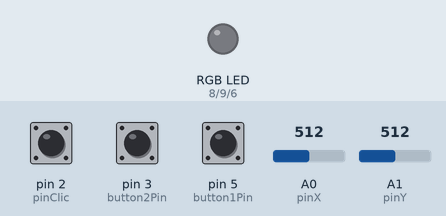
A sketch run on a simulated Arduino Leonardo, built with avr-gcc and run on an emulated ATmega32U4. Shown: an RGB LED mixed from three pins (HIGH = lit). Dashed ring = blinking. The inputs (shaded band) are chosen by the test bench; at power-on: pin 2 (pinClic) HIGH, pin 5 (button1Pin) HIGH, A0 (pinX) = 512, pin 3 (button2Pin) HIGH, A1 (pinY) = 512. USB keyboard and mouse output is not drawn.

Above: at 1.2 s.
1.3 s: pin 2 (pinClic) pulled LOW for 1 s
At 2.24 s:
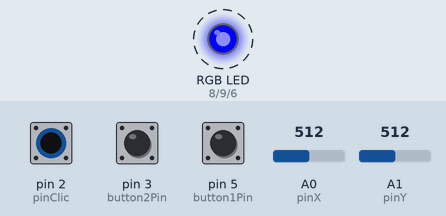
4.3 s: pin 5 (button1Pin) pulled LOW for 3.2 s
At 5.29 s:
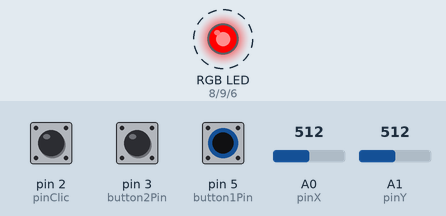
9.0 s: A0 (pinX) set to 535
At 9.5 s:
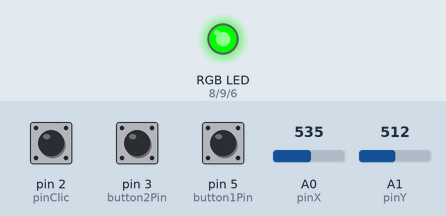
10.5 s: pin 3 (button2Pin) pulled LOW for 0.15 s
At 11.4 s:
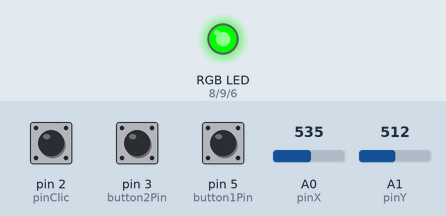
12.2 s: pin 5 (button1Pin) pulled LOW for 0.15 s
At 13.6 s:
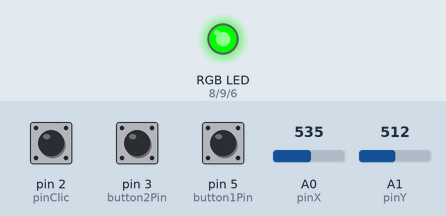
13.9 s: pin 2 (pinClic) pulled LOW for 3.2 s
At 14.45 s:
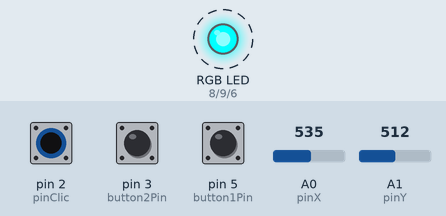
Timing chart, 0 to 18.6 s (numbered marks = the images above; inputs shaded):
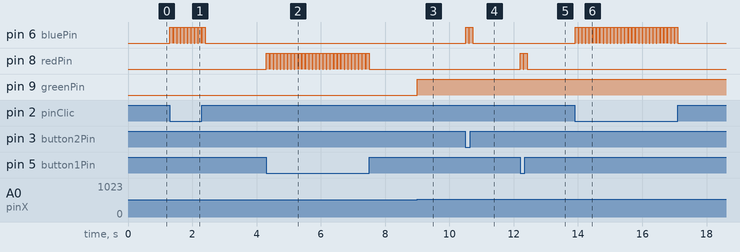

The sketch:

mouse.ino
```cpp
#include <Mouse.h>

// Pines del joystick
const int pinX = A0;
const int pinY = A1;
const int pinClic = 2;

// Pines de los botones
const int button1Pin = 5;
const int button2Pin = 3;

// Pines del RGB
const int redPin = 8;
const int greenPin = 9;
const int bluePin = 6;

void setup() {
  pinMode(pinClic, INPUT_PULLUP);
  pinMode(button1Pin, INPUT_PULLUP);
  pinMode(button2Pin, INPUT_PULLUP);
  pinMode(redPin, OUTPUT);
  pinMode(greenPin, OUTPUT);
  pinMode(bluePin, OUTPUT);

  Mouse.begin();
}

void loop() {
  moverMouse();
  manejarClics();
  delay(10);
}

void moverMouse() {
  int xVal = analogRead(pinX) - 512;
  int yVal = analogRead(pinY) - 512;

  xVal = xVal / 10;
  yVal = yVal / 10;

  if (xVal != 0 || yVal != 0) {
    Mouse.move(xVal, yVal);
    digitalWrite(greenPin, HIGH);  // Indica movimiento del mouse
  } else {
    digitalWrite(greenPin, LOW);
  }
}

void manejarClics() {
  if (digitalRead(pinClic) == LOW) {
    if (!Mouse.isPressed(MOUSE_MIDDLE)) {
      Mouse.press(MOUSE_MIDDLE);
      mostrarColor(bluePin);  // Indica clic del joystick
    }
  } else {
    if (Mouse.isPressed(MOUSE_MIDDLE)) {
      Mouse.release(MOUSE_MIDDLE);
    }
  }

  if (digitalRead(button1Pin) == LOW) {
    if (!Mouse.isPressed(MOUSE_LEFT)) {
      Mouse.press(MOUSE_LEFT);
      mostrarColor(redPin);  // Indica clic del botón 1
    }
  } else {
    if (Mouse.isPressed(MOUSE_LEFT)) {
      Mouse.release(MOUSE_LEFT);
    }
  }

  if (digitalRead(button2Pin) == LOW) {
    if (!Mouse.isPressed(MOUSE_RIGHT)) {
      Mouse.press(MOUSE_RIGHT);
      mostrarColor(bluePin);  // Indica clic del botón 2
    }
  } else {
    if (Mouse.isPressed(MOUSE_RIGHT)) {
      Mouse.release(MOUSE_RIGHT);
    }
  }
}

void mostrarColor(int pin) {
  digitalWrite(pin, HIGH);
  delay(100);  // Mantiene el color por un tiempo breve
  digitalWrite(pin, LOW);
}
```

Measured:
- the behaviour switches between 521 and 522 on A0 (pinX) (found by bisection; images 2 and 3)
- after the input at 1.3 s, pin 6 (bluePin): alternates HIGH for 0.10 s and LOW for 0.01 s, 20 changes in all, then stays LOW, starting at once
- after the input at 4.3 s, pin 8 (redPin): alternates HIGH for 0.10 s and LOW for 0.01 s, 58 changes in all, then stays LOW, starting at once
- after the input at 9.0 s, pin 9 (greenPin): LOW → HIGH at once
- after the input at 10.5 s, pin 6 (bluePin): alternates HIGH for 0.10 s and LOW for 0.01 s, 4 changes in all, then stays LOW, starting at once
- after the input at 12.2 s, pin 8 (redPin): alternates HIGH for 0.10 s and LOW for 0.01 s, 4 changes in all, then stays LOW, starting at once
- after the input at 13.9 s, pin 6 (bluePin): alternates HIGH for 0.10 s and LOW for 0.01 s, 58 changes in all, then stays LOW, starting at once
